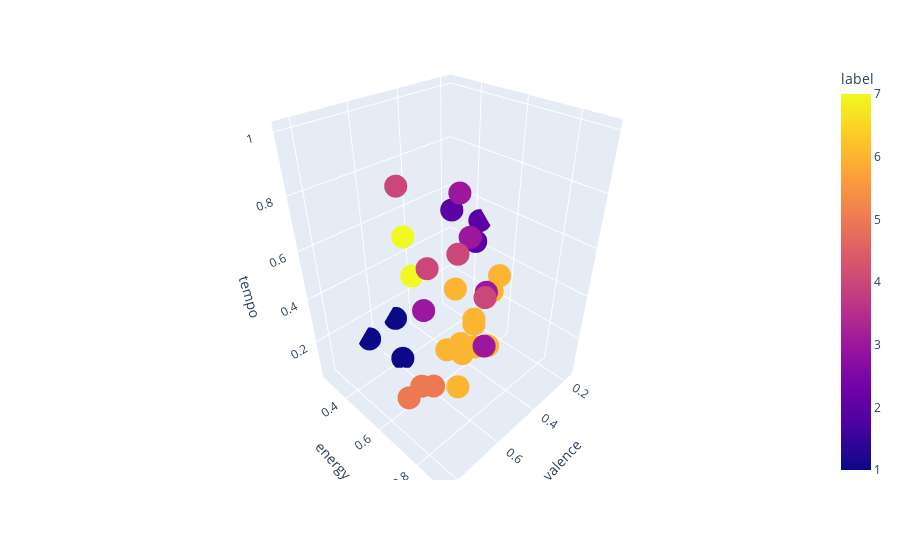

The notebook cell this image was saved under:
### Code cell
px.scatter_3d(df.loc[df["label"] > 0],
              x = "valence",
              y = "energy",
              z = "tempo",
              color = "label")

### Figure 1 — Plotly figure (JSON) as saved in the notebook; plotly's stock layout.template omitted (floating-point values rounded to 4 significant figures)
{"data": [{"hovertemplate": "valence=%{x}<br>energy=%{y}<br>tempo=%{z}<br>label=%{marker.color}<extra></extra>", "legendgroup": "", "marker": {"color": [1, 1, 2, 3, 4, 5, 6, 6, 7, 7, 6, 6, 4, 3, 6, 1, 4, 6, 3, 3, 2, 5, 4, 6, 6, 2, 2, 3, 6, 6, 5, 6], "coloraxis": "coloraxis", "symbol": "circle"}, "mode": "markers", "name": "", "scene": "scene", "showlegend": false, "type": "scatter3d", "x": [0.586, 0.5, 0.195, 0.496, 0.814, 0.73, 0.409, 0.443, 0.508, 0.527, 0.377, 0.214, 0.714, 0.527, 0.539, 0.637, 0.835, 0.396, 0.757, 0.681, 0.195, 0.663, 0.675, 0.274, 0.489, 0.171, 0.223, 0.505, 0.703, 0.401, 0.659, 0.309], "y": [0.415, 0.274, 0.437, 0.679, 0.829, 0.62, 0.576, 0.522, 0.365, 0.427, 0.536, 0.552, 0.836, 0.781, 0.745, 0.271, 0.755, 0.621, 0.746, 0.911, 0.437, 0.614, 0.9, 0.631, 0.611, 0.434, 0.33, 0.641, 0.833, 0.632, 0.673, 0.623], "z": [0.03988, 0.1127, 0.4297, 0.6849, 0.7989, 0.09127, 0.05475, 0.06252, 0.5559, 0.4241, 0.06221, 0.2522, 0.7975, 0.5433, 0.4195, 0.08431, 1, 0.2319, 0.5848, 0.5076, 0.4297, 0.09452, 0.6718, 0.4009, 0.4436, 0.5144, 0.5413, 0.8256, 0.296, 0.1241, 0.1384, 0.06249]}], "layout": {"coloraxis": {"colorbar": {"title": {"text": "label"}}, "colorscale": [[0, "#0d0887"], [0.1111, "#46039f"], [0.2222, "#7201a8"], [0.3333, "#9c179e"], [0.4444, "#bd3786"], [0.5556, "#d8576b"], [0.6667, "#ed7953"], [0.7778, "#fb9f3a"], [0.8889, "#fdca26"], [1, "#f0f921"]]}, "legend": {"tracegroupgap": 0}, "margin": {"t": 60}, "scene": {"domain": {"x": [0, 1], "y": [0, 1]}, "xaxis": {"title": {"text": "valence"}}, "yaxis": {"title": {"text": "energy"}}, "zaxis": {"title": {"text": "tempo"}}}}}
